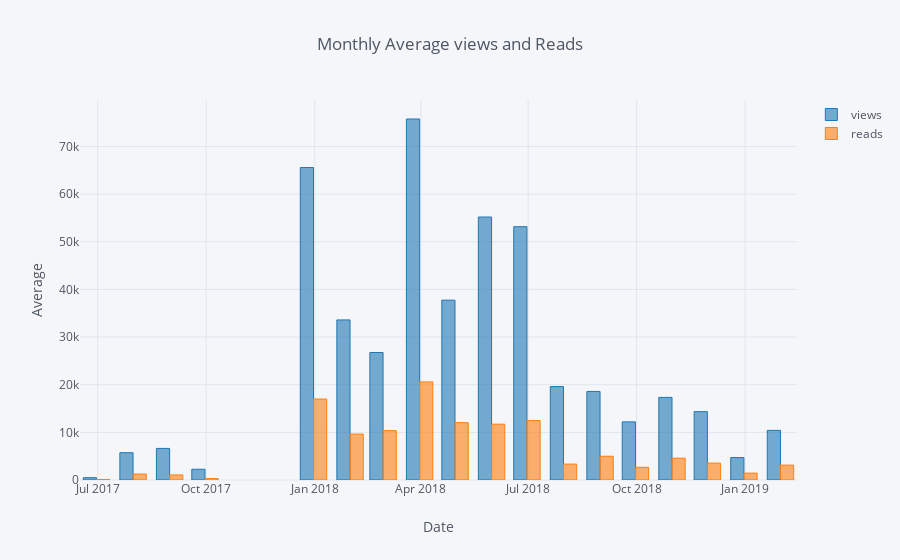

The notebook cell this image was saved under:
### Code cell
df2.iplot(
    kind='bar',
    xTitle='Date',
    yTitle='Average',
    title='Monthly Average views and Reads')

### Figure 1 — Plotly figure (JSON) as saved in the notebook; plotly's stock layout.template omitted (floating-point values rounded to 4 significant figures)
{"data": [{"marker": {"color": "rgba(31, 119, 180, 0.6)", "line": {"color": "rgba(31, 119, 180, 1.0)", "width": 1}}, "name": "views", "orientation": "v", "text": "", "type": "bar", "uid": "65f47cb0-6cb7-4dde-8a7a-3e8411ea4861", "x": ["2017-06-30", "2017-07-31", "2017-08-31", "2017-09-30", "2017-10-31", "2017-11-30", "2017-12-31", "2018-01-31", "2018-02-28", "2018-03-31", "2018-04-30", "2018-05-31", "2018-06-30", "2018-07-31", "2018-08-31", "2018-09-30", "2018-10-31", "2018-11-30", "2018-12-31", "2019-01-31"], "y": [484.3, 5728.0, 6630.0, 2259, "", "", 65580.0, 33600.0, 26760.0, 75760.0, 37740.0, 55190.0, 53158, 19610.0, 18580.0, 12200.0, 17334, 14340.0, 4709.0, 10420.0]}, {"marker": {"color": "rgba(255, 127, 14, 0.6)", "line": {"color": "rgba(255, 127, 14, 1.0)", "width": 1}}, "name": "reads", "orientation": "v", "text": "", "type": "bar", "uid": "b391b7c5-2ae6-44cf-a468-1de40ec1e870", "x": ["2017-06-30", "2017-07-31", "2017-08-31", "2017-09-30", "2017-10-31", "2017-11-30", "2017-12-31", "2018-01-31", "2018-02-28", "2018-03-31", "2018-04-30", "2018-05-31", "2018-06-30", "2018-07-31", "2018-08-31", "2018-09-30", "2018-10-31", "2018-11-30", "2018-12-31", "2019-01-31"], "y": [115.3, 1256.0, 1063.0, 299, "", "", 17000.0, 9638.0, 10360.0, 20590.0, 12031, 11720.0, 12473, 3337.0, 4984, 2660.0, 4582, 3542.0, 1445.0, 3123.0]}], "layout": {"legend": {"bgcolor": "#F5F6F9", "font": {"color": "#4D5663"}}, "paper_bgcolor": "#F5F6F9", "plot_bgcolor": "#F5F6F9", "title": {"font": {"color": "#4D5663"}, "text": "Monthly Average views and Reads"}, "xaxis": {"gridcolor": "#E1E5ED", "showgrid": true, "tickfont": {"color": "#4D5663"}, "title": {"font": {"color": "#4D5663"}, "text": "Date"}, "zerolinecolor": "#E1E5ED"}, "yaxis": {"gridcolor": "#E1E5ED", "showgrid": true, "tickfont": {"color": "#4D5663"}, "title": {"font": {"color": "#4D5663"}, "text": "Average"}, "zerolinecolor": "#E1E5ED"}}}
